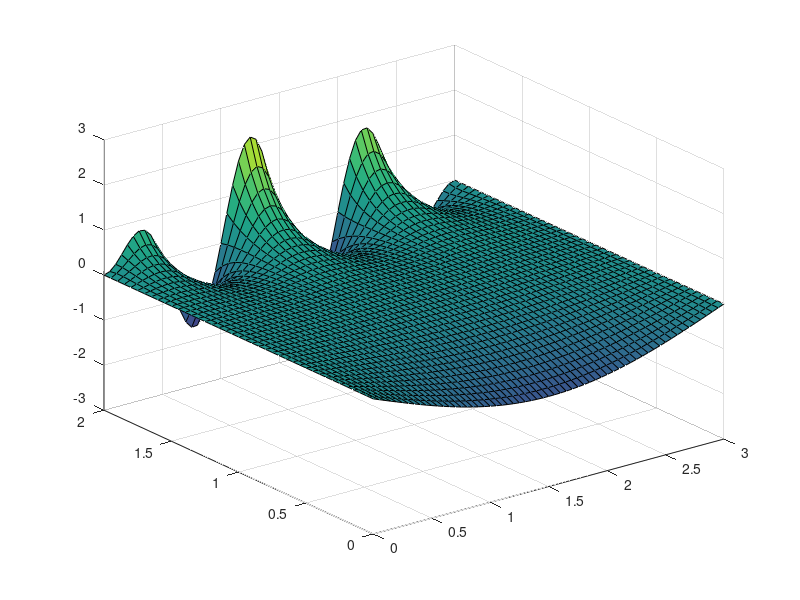

This figure's MATLAB source:
clear
h=0.05;
xx=0:h:3;
yy=0:h:2;
[x,y]=meshgrid(xx,yy);
t=meshgrid(xx,yy);
%t=[x,y];
t=t';
%[N,M]=[size(x),size(y)];
N=length(xx);
M=length(yy);
u=zeros([N,M]);
%u(:,1)=-sin(pi*xx/3);
%u(:,M)=xx.*(3-xx).*sin(2*pi*xx);
u(:,1)=-sin(pi*t(:,1)/3);
u(:,M)=t(:,1).*(3-t(:,1)).*sin(2*pi*t(:,1));
%u(1,:)=-sin(pi*xx/3);
%u(M,:)=xx.*(3-xx).*sin(2*pi*xx);
%u(1,:)=0;
%u(N,:)=0;
uu=u;
p=true;
while p
    for n=2:N-1
        for m=2:M-1
            u(n,m)=(uu(n+1,m)+uu(n-1,m)+uu(n,m-1)+uu(n,m+1))/4;
        end
    end
    if max(max(abs(u-uu)))<0.001
        p=false;
    end
    uu=u;
end
u=u';
surf(x,y,u)